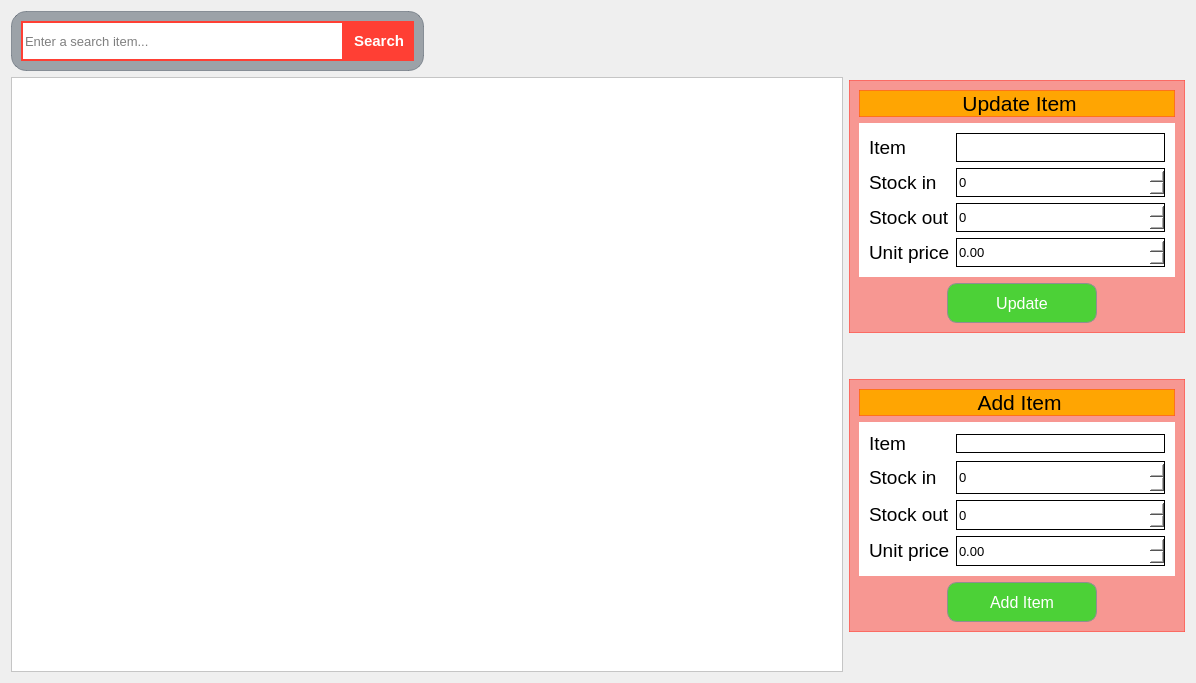
      <widget class="QWidget" name="page_3">
       <layout class="QGridLayout" name="gridLayout_35">
        <item row="0" column="0">
         <widget class="QGroupBox" name="groupBox_2">
          <property name="styleSheet">
           <string notr="true">background-color: rgba(72, 84, 96,0.5);
border: 1px solid rgba(72, 84, 96,0.5);
border-radius: 15px;</string>
          </property>
          <property name="title">
           <string/>
          </property>
          <layout class="QGridLayout" name="gridLayout_24">
           <item row="0" column="0">
            <layout class="QHBoxLayout" name="horizontalLayout_30">
             <property name="spacing">
              <number>0</number>
             </property>
             <item>
              <widget class="QLineEdit" name="searchLineEdit">
               <property name="minimumSize">
                <size>
                 <width>50</width>
                 <height>40</height>
                </size>
               </property>
               <property name="maximumSize">
                <size>
                 <width>16777215</width>
                 <height>40</height>
                </size>
               </property>
               <property name="font">
                <font>
                 <pointsize>10</pointsize>
                </font>
               </property>
               <property name="styleSheet">
                <string notr="true">border: 2px solid #ff3f34;
border-radius: 0px;
background-color: rgb(255, 255, 255);
</string>
               </property>
               <property name="text">
                <string/>
               </property>
               <property name="placeholderText">
                <string>Enter a search item...</string>
               </property>
               <property name="clearButtonEnabled">
                <bool>true</bool>
               </property>
              </widget>
             </item>
             <item>
              <widget class="QPushButton" name="searchButton">
               <property name="sizePolicy">
                <sizepolicy hsizetype="Fixed" vsizetype="Fixed">
                 <horstretch>0</horstretch>
                 <verstretch>0</verstretch>
                </sizepolicy>
               </property>
               <property name="minimumSize">
                <size>
                 <width>70</width>
                 <height>40</height>
                </size>
               </property>
               <property name="maximumSize">
                <size>
                 <width>70</width>
                 <height>40</height>
                </size>
               </property>
               <property name="font">
                <font>
                 <family>MS Shell Dlg 2</family>
                 <pointsize>11</pointsize>
                 <weight>75</weight>
                 <bold>true</bold>
                </font>
               </property>
               <property name="styleSheet">
                <string notr="true">background-color: #ff3f34;
color: white;
border: 2px solid #ff3f34;
border-radius: 0px;

</string>
               </property>
               <property name="text">
                <string>Search</string>
               </property>
              </widget>
             </item>
            </layout>
           </item>
          </layout>
         </widget>
        </item>
        <item row="0" column="1">
         <spacer name="horizontalSpacer_17">
          <property name="orientation">
           <enum>Qt::Horizontal</enum>
          </property>
          <property name="sizeHint" stdset="0">
           <size>
            <width>609</width>
            <height>38</height>
           </size>
          </property>
         </spacer>
        </item>
        <item row="0" column="2" rowspan="2">
         <layout class="QVBoxLayout" name="verticalLayout_18">
          <item>
           <spacer name="verticalSpacer_11">
            <property name="orientation">
             <enum>Qt::Vertical</enum>
            </property>
            <property name="sizeType">
             <enum>QSizePolicy::Fixed</enum>
            </property>
            <property name="sizeHint" stdset="0">
             <size>
              <width>20</width>
              <height>69</height>
             </size>
            </property>
           </spacer>
          </item>
          <item>
           <widget class="QGroupBox" name="groupBox_9">
            <property name="styleSheet">
             <string notr="true">background-color: rgba(255, 63, 52,0.5);
border: 1px solid rgba(255, 63, 52,0.5);

</string>
            </property>
            <property name="title">
             <string/>
            </property>
            <layout class="QGridLayout" name="gridLayout_32">
             <item row="0" column="0">
              <widget class="QLabel" name="label_63">
               <property name="font">
                <font>
                 <pointsize>16</pointsize>
                </font>
               </property>
               <property name="styleSheet">
                <string notr="true">background-color: rgb(255, 165, 2);</string>
               </property>
               <property name="text">
                <string>&lt;html&gt;&lt;head/&gt;&lt;body&gt;&lt;p align=&quot;center&quot;&gt;Update Item&lt;/p&gt;&lt;/body&gt;&lt;/html&gt;</string>
               </property>
              </widget>
             </item>
             <item row="2" column="0">
              <layout class="QHBoxLayout" name="horizontalLayout_31">
               <item>
                <spacer name="horizontalSpacer_30">
                 <property name="orientation">
                  <enum>Qt::Horizontal</enum>
                 </property>
                 <property name="sizeHint" stdset="0">
                  <size>
                   <width>88</width>
                   <height>20</height>
                  </size>
                 </property>
                </spacer>
               </item>
               <item>
                <widget class="QPushButton" name="updateInventoryItem">
                 <property name="minimumSize">
                  <size>
                   <width>150</width>
                   <height>40</height>
                  </size>
                 </property>
                 <property name="font">
                  <font>
                   <pointsize>12</pointsize>
                  </font>
                 </property>
                 <property name="styleSheet">
                  <string notr="true">background-color: rgba(76, 209, 55,1.0);
border: 1px solid #8f8f91;
border-radius: 10px;
color: white;</string>
                 </property>
                 <property name="text">
                  <string>Update</string>
                 </property>
                </widget>
               </item>
               <item>
                <spacer name="horizontalSpacer_31">
                 <property name="orientation">
                  <enum>Qt::Horizontal</enum>
                 </property>
                 <property name="sizeHint" stdset="0">
                  <size>
                   <width>78</width>
                   <height>20</height>
                  </size>
                 </property>
                </spacer>
               </item>
              </layout>
             </item>
             <item row="1" column="0">
              <widget class="QGroupBox" name="groupBox_8">
               <property name="styleSheet">
                <string notr="true">background-color: rgb(255, 255, 255);
border: 0px solid;</string>
               </property>
               <property name="title">
                <string/>
               </property>
               <layout class="QGridLayout" name="gridLayout_31">
                <item row="2" column="2">
                 <widget class="QSpinBox" name="updateInventoryStockoutSpinBox">
                  <property name="minimumSize">
                   <size>
                    <width>0</width>
                    <height>29</height>
                   </size>
                  </property>
                  <property name="font">
                   <font>
                    <pointsize>10</pointsize>
                   </font>
                  </property>
                  <property name="styleSheet">
                   <string notr="true">border: 1px solid;</string>
                  </property>
                  <property name="maximum">
                   <number>100000</number>
                  </property>
                 </widget>
                </item>
                <item row="0" column="0">
                 <widget class="QLabel" name="label_64">
                  <property name="font">
                   <font>
                    <pointsize>14</pointsize>
                   </font>
                  </property>
                  <property name="text">
                   <string>Item</string>
                  </property>
                 </widget>
                </item>
                <item row="1" column="0" colspan="2">
                 <widget class="QLabel" name="label_66">
                  <property name="sizePolicy">
                   <sizepolicy hsizetype="Maximum" vsizetype="Preferred">
                    <horstretch>0</horstretch>
                    <verstretch>0</verstretch>
                   </sizepolicy>
                  </property>
                  <property name="font">
                   <font>
                    <pointsize>14</pointsize>
                   </font>
                  </property>
                  <property name="text">
                   <string>Stock in</string>
                  </property>
                 </widget>
                </item>
                <item row="2" column="0" colspan="2">
                 <widget class="QLabel" name="label_67">
                  <property name="sizePolicy">
                   <sizepolicy hsizetype="Preferred" vsizetype="Maximum">
                    <horstretch>0</horstretch>
                    <verstretch>0</verstretch>
                   </sizepolicy>
                  </property>
                  <property name="maximumSize">
                   <size>
                    <width>100</width>
                    <height>16777215</height>
                   </size>
                  </property>
                  <property name="font">
                   <font>
                    <pointsize>14</pointsize>
                   </font>
                  </property>
                  <property name="text">
                   <string>Stock out</string>
                  </property>
                 </widget>
                </item>
                <item row="3" column="0" colspan="2">
                 <widget class="QLabel" name="label_71">
                  <property name="sizePolicy">
                   <sizepolicy hsizetype="Preferred" vsizetype="Maximum">
                    <horstretch>0</horstretch>
                    <verstretch>0</verstretch>
                   </sizepolicy>
                  </property>
                  <property name="maximumSize">
                   <size>
                    <width>100</width>
                    <height>16777215</height>
                   </size>
                  </property>
                  <property name="font">
                   <font>
                    <pointsize>14</pointsize>
                   </font>
                  </property>
                  <property name="text">
                   <string>Unit price</string>
                  </property>
                 </widget>
                </item>
                <item row="3" column="2">
                 <widget class="QDoubleSpinBox" name="updateInventoryPriceSpinBox">
                  <property name="minimumSize">
                   <size>
                    <width>0</width>
                    <height>29</height>
                   </size>
                  </property>
                  <property name="font">
                   <font>
                    <pointsize>10</pointsize>
                   </font>
                  </property>
                  <property name="styleSheet">
                   <string notr="true">border: 1px solid;</string>
                  </property>
                  <property name="maximum">
                   <double>100000.000000000000000</double>
                  </property>
                 </widget>
                </item>
                <item row="0" column="2">
                 <widget class="QLineEdit" name="updateItemInventoryEdit">
                  <property name="minimumSize">
                   <size>
                    <width>0</width>
                    <height>29</height>
                   </size>
                  </property>
                  <property name="font">
                   <font>
                    <pointsize>10</pointsize>
                   </font>
                  </property>
                  <property name="styleSheet">
                   <string notr="true">border: 1px solid;</string>
                  </property>
                 </widget>
                </item>
                <item row="1" column="2">
                 <widget class="QSpinBox" name="updateInventoryStockinSpinBox">
                  <property name="minimumSize">
                   <size>
                    <width>0</width>
                    <height>29</height>
                   </size>
                  </property>
                  <property name="font">
                   <font>
                    <pointsize>10</pointsize>
                   </font>
                  </property>
                  <property name="styleSheet">
                   <string notr="true">border: 1px solid;</string>
                  </property>
                  <property name="maximum">
                   <number>100000</number>
                  </property>
                 </widget>
                </item>
               </layout>
              </widget>
             </item>
            </layout>
           </widget>
          </item>
          <item>
           <spacer name="verticalSpacer_8">
            <property name="orientation">
             <enum>Qt::Vertical</enum>
            </property>
            <property name="sizeHint" stdset="0">
             <size>
              <width>20</width>
              <height>40</height>
             </size>
            </property>
           </spacer>
          </item>
          <item>
           <widget class="QGroupBox" name="groupBox_10">
            <property name="styleSheet">
             <string notr="true">background-color: rgba(255, 63, 52,0.5);
border: 1px solid rgba(255, 63, 52,0.5);

</string>
            </property>
            <property name="title">
             <string/>
            </property>
            <layout class="QGridLayout" name="gridLayout_33">
             <item row="0" column="0">
              <widget class="QLabel" name="label_72">
               <property name="font">
                <font>
                 <pointsize>16</pointsize>
                </font>
               </property>
               <property name="styleSheet">
                <string notr="true">background-color: rgb(255, 165, 2);</string>
               </property>
               <property name="text">
                <string>&lt;html&gt;&lt;head/&gt;&lt;body&gt;&lt;p align=&quot;center&quot;&gt;Add Item&lt;/p&gt;&lt;/body&gt;&lt;/html&gt;</string>
               </property>
              </widget>
             </item>
             <item row="1" column="0">
              <widget class="QGroupBox" name="groupBox_11">
               <property name="styleSheet">
                <string notr="true">background-color: rgb(255, 255, 255);
border: 0px solid;</string>
               </property>
               <property name="title">
                <string/>
               </property>
               <layout class="QGridLayout" name="gridLayout_34">
                <item row="2" column="2">
                 <widget class="QSpinBox" name="stockoutSpinBox">
                  <property name="minimumSize">
                   <size>
                    <width>0</width>
                    <height>30</height>
                   </size>
                  </property>
                  <property name="font">
                   <font>
                    <pointsize>10</pointsize>
                   </font>
                  </property>
                  <property name="styleSheet">
                   <string notr="true">border: 1px solid;</string>
                  </property>
                  <property name="maximum">
                   <number>100000</number>
                  </property>
                 </widget>
                </item>
                <item row="1" column="2">
                 <widget class="QSpinBox" name="stockinSpinBox">
                  <property name="minimumSize">
                   <size>
                    <width>0</width>
                    <height>33</height>
                   </size>
                  </property>
                  <property name="font">
                   <font>
                    <pointsize>10</pointsize>
                   </font>
                  </property>
                  <property name="styleSheet">
                   <string notr="true">border: 1px solid;</string>
                  </property>
                  <property name="maximum">
                   <number>100000</number>
                  </property>
                 </widget>
                </item>
                <item row="3" column="2">
                 <widget class="QDoubleSpinBox" name="priceSpinBox">
                  <property name="minimumSize">
                   <size>
                    <width>0</width>
                    <height>30</height>
                   </size>
                  </property>
                  <property name="font">
                   <font>
                    <pointsize>10</pointsize>
                   </font>
                  </property>
                  <property name="styleSheet">
                   <string notr="true">border: 1px solid;</string>
                  </property>
                  <property name="maximum">
                   <double>100000.000000000000000</double>
                  </property>
                 </widget>
                </item>
                <item row="0" column="0">
                 <widget class="QLabel" name="label_73">
                  <property name="font">
                   <font>
                    <pointsize>14</pointsize>
                   </font>
                  </property>
                  <property name="text">
                   <string>Item</string>
                  </property>
                 </widget>
                </item>
                <item row="1" column="0" colspan="2">
                 <widget class="QLabel" name="label_75">
                  <property name="sizePolicy">
                   <sizepolicy hsizetype="Maximum" vsizetype="Preferred">
                    <horstretch>0</horstretch>
                    <verstretch>0</verstretch>
                   </sizepolicy>
                  </property>
                  <property name="font">
                   <font>
                    <pointsize>14</pointsize>
                   </font>
                  </property>
                  <property name="text">
                   <string>Stock in</string>
                  </property>
                 </widget>
                </item>
                <item row="2" column="0" colspan="2">
                 <widget class="QLabel" name="label_76">
                  <property name="sizePolicy">
                   <sizepolicy hsizetype="Preferred" vsizetype="Maximum">
                    <horstretch>0</horstretch>
                    <verstretch>0</verstretch>
                   </sizepolicy>
                  </property>
                  <property name="maximumSize">
                   <size>
                    <width>100</width>
                    <height>16777215</height>
                   </size>
                  </property>
                  <property name="font">
                   <font>
                    <pointsize>14</pointsize>
                   </font>
                  </property>
                  <property name="text">
                   <string>Stock out</string>
                  </property>
                 </widget>
                </item>
                <item row="3" column="0" colspan="2">
                 <widget class="QLabel" name="label_77">
                  <property name="sizePolicy">
                   <sizepolicy hsizetype="Preferred" vsizetype="Maximum">
                    <horstretch>0</horstretch>
                    <verstretch>0</verstretch>
                   </sizepolicy>
                  </property>
                  <property name="maximumSize">
                   <size>
                    <width>100</width>
                    <height>16777215</height>
                   </size>
                  </property>
                  <property name="font">
                   <font>
                    <pointsize>14</pointsize>
                   </font>
                  </property>
                  <property name="text">
                   <string>Unit price</string>
                  </property>
                 </widget>
                </item>
                <item row="0" column="2">
                 <widget class="QLineEdit" name="addInventoryItemEdit">
                  <property name="font">
                   <font>
                    <pointsize>10</pointsize>
                   </font>
                  </property>
                  <property name="styleSheet">
                   <string notr="true">border: 1px solid;</string>
                  </property>
                 </widget>
                </item>
               </layout>
              </widget>
             </item>
             <item row="2" column="0">
              <layout class="QHBoxLayout" name="horizontalLayout_32">
               <item>
                <spacer name="horizontalSpacer_32">
                 <property name="orientation">
                  <enum>Qt::Horizontal</enum>
                 </property>
                 <property name="sizeHint" stdset="0">
                  <size>
                   <width>88</width>
                   <height>20</height>
                  </size>
                 </property>
                </spacer>
               </item>
               <item>
                <widget class="QPushButton" name="addInventoryItem">
                 <property name="minimumSize">
                  <size>
                   <width>150</width>
                   <height>40</height>
                  </size>
                 </property>
                 <property name="font">
                  <font>
                   <pointsize>12</pointsize>
                  </font>
                 </property>
                 <property name="styleSheet">
                  <string notr="true">background-color: rgba(76, 209, 55,1.0);
border: 1px solid #8f8f91;
border-radius: 10px;
color: white;</string>
                 </property>
                 <property name="text">
                  <string>Add Item</string>
                 </property>
                </widget>
               </item>
               <item>
                <spacer name="horizontalSpacer_37">
                 <property name="orientation">
                  <enum>Qt::Horizontal</enum>
                 </property>
                 <property name="sizeHint" stdset="0">
                  <size>
                   <width>78</width>
                   <height>20</height>
                  </size>
                 </property>
                </spacer>
               </item>
              </layout>
             </item>
            </layout>
           </widget>
          </item>
          <item>
           <spacer name="verticalSpacer_10">
            <property name="orientation">
             <enum>Qt::Vertical</enum>
            </property>
            <property name="sizeHint" stdset="0">
             <size>
              <width>20</width>
              <height>40</height>
             </size>
            </property>
           </spacer>
          </item>
         </layout>
        </item>
        <item row="1" column="0" colspan="2">
         <widget class="QTableView" name="inventoryTable">
          <property name="sizePolicy">
           <sizepolicy hsizetype="Expanding" vsizetype="Expanding">
            <horstretch>3</horstretch>
            <verstretch>3</verstretch>
           </sizepolicy>
          </property>
          <property name="styleSheet">
           <string notr="true">background-color: rgb(255, 255, 255);</string>
          </property>
         </widget>
        </item>
       </layout>
      </widget>
